Frame 1 (no input): blank canvas, image omitted
Frame 60 (the mouse pressed at the canvas centre just before this capture): blank canvas, image omitted
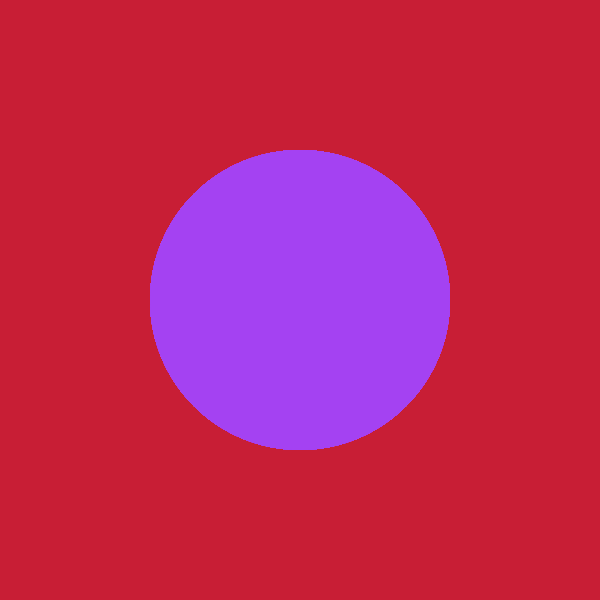
Frame 120 (the mouse held since frame 60 and released just before this capture)

The Processing sketch whose frames 1 and 60 were blank and that drew this single picture after the mouse press (run headless with seeded random() and noise(); from frame 60 on, the mouse is pressed at the canvas centre):

// Processing sketch: processing_148249
// ── processing_148249.pde

void setup()
{
  size(600, 600); 
  background(200, 30, 53);
}
void draw()
{ 
 noStroke();
  ellipse(300, 300, mouseX, mouseY);
}
void mousePressed()
{
  fill(random(255),random(255),random(255));
  
}
